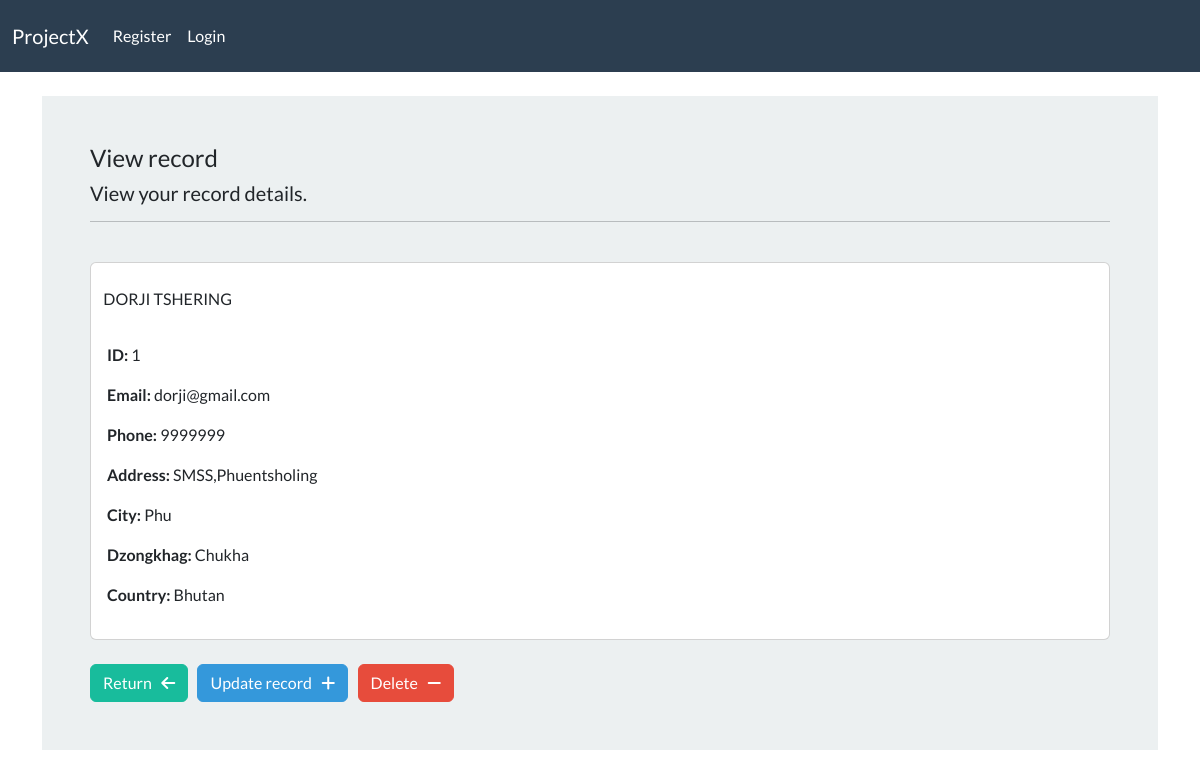
/detail-record/1/, run on the app's committed database.
### webapp/models.py (models this page shows, shortened)
class Record(models.Model):
    creation_date = models.DateTimeField(auto_now_add=True)
    first_name = models.CharField(max_length=150)
    last_name = models.CharField(max_length=150)
    email = models.CharField(max_length=150)
    phone = models.CharField(max_length=150)
    address = models.CharField(max_length=150)
    city = models.CharField(max_length=150)
    dzongkhag = models.CharField(max_length=150)
    country = models.CharField(max_length=150)

### webapp/views.py (the view)
# urls.py: path('detail-record/<int:pk>/',views.detailsRecordView,name="detail-record"),
def detailsRecordView(request,pk):
    record = Record.objects.get(id=pk)
    context = {'record':record}
    return render(request,'webapp/view-record.html',context=context)

### webapp/templates/webapp/view-record.html (shortened to what this page needs)
{% extends "webapp/base.html" %}
{% load crispy_forms_tags %}
{% block content %}
<body>
    <div class="container bg-light shadow-md p-5">
    <h4>View record</h4>
    <h5>View your record details. </h5>
    <hr>
    <br>
    <div class="card pt-4" >
         {{record.first_name|upper}} {{record.last_name|upper}}
        <div class="card-body">
          <p class="card-text">
            <p><strong>ID: </strong>{{record.id}}</p>
            <p><strong>Email: </strong>{{record.email}}</p>
            <p><strong>Phone: </strong>{{record.phone}}</p>
            <p><strong>Address: </strong>{{record.address}}</p>
            <p><strong>City: </strong>{{record.city}}</p>
            <p><strong>Dzongkhag: </strong>{{record.dzongkhag}}</p>
            <p><strong>Country: </strong>{{record.country}}</p>
          </p>
        </div>
      </div>
</body>
<br>
<a class="btn btn-success" href="{% url 'dashboard' %}"> Return &nbsp; <i class="fa-solid fa-arrow-left"></i></a>
<a class="btn btn-info" href="{% url 'update-record' record.id %}">Update record &nbsp; <i class="fa-solid fa-plus"></i></a>
<a class="btn btn-danger" href="{% url 'delete-record' record.id %}"> Delete &nbsp; <i class="fa-solid fa-minus"></i></a>
{% endblock  %}

### data on the page
Record: first_name "DORJI", last_name "TSHERING", id "1", email "dorji@gmail.com", phone "9999999", address "SMSS,Phuentsholing", city "Phu", dzongkhag "Chukha", country "Bhutan"
